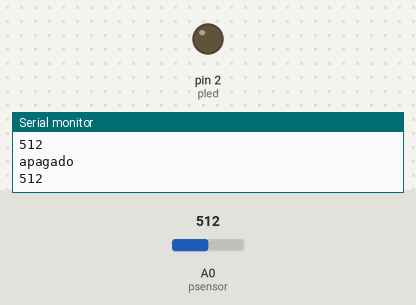
This sketch was run on a simulated Arduino Uno, built with avr-gcc and run on an emulated ATmega328P. On the bench: output pins drawn as LEDs (lit = HIGH), the last lines printed to the serial monitor. The test bench sets the inputs (shaded band); at power-on: A0 (psensor) = 512.

Above: at 1.3 s.
1.4 s: A0 (psensor) set to 11
2.9 s: A0 (psensor) set to 8
At 4.2 s:
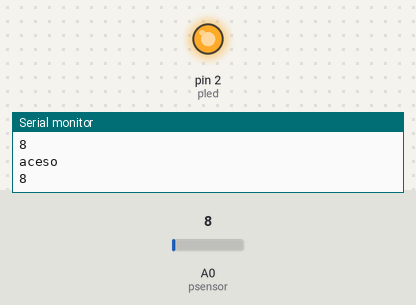
4.5 s: A0 (psensor) set to 122
At 5.5 s:
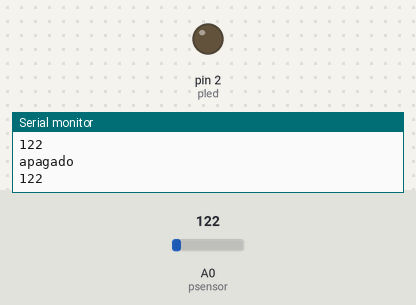
6.0 s: A0 (psensor) set to 0
At 6.7 s:
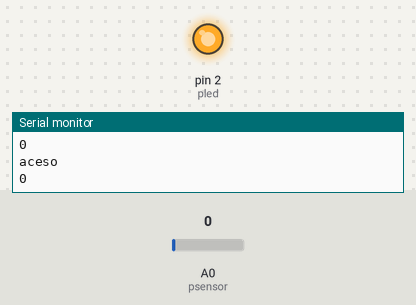
Timing chart, 0 to 8.5 s (numbered marks = the images above; inputs shaded):
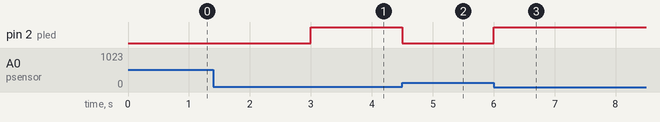

Measured:
- the behaviour switches between 10 and 9 on A0 (psensor) (found by bisection; images 0 and 1)
- after the input at 2.9 s, pin 2 (pled): LOW → HIGH after 0.10 s
- after the input at 4.5 s, pin 2 (pled): HIGH → LOW at once
- after the input at 6.0 s, pin 2 (pled): LOW → HIGH at once

The sketch:

Sensor_luz.ino
```cpp
//definindo as portas
#define psensor A0
#define pled 2

//variavel para armazenar o valor vindo do sensor
int vsensor = 0;

void setup() {
  pinMode(psensor, INPUT);
  pinMode(pled, OUTPUT);
  Serial.begin(9600);

}

void loop() {
  vsensor = analogRead(psensor);

  if(vsensor < 10){
    digitalWrite(pled, HIGH);
    Serial.println("aceso");
  }else{
    digitalWrite(pled, LOW);
    Serial.println("apagado");
  }
  //mostra no monitor serial o valor obtido pelo sensor
 Serial.println(vsensor);
  delay(500);

}
```
